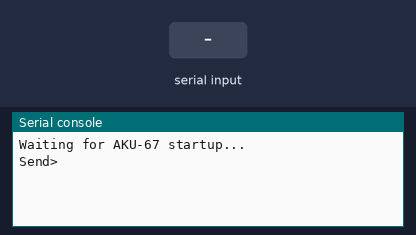
This program was run on a simulated MicroPython board. Parts: the last lines printed to the serial console. The test bench sets the inputs (shaded band).

Above: at 2.2 s.
2.3 s: "***" typed at the serial console, then Enter
At 2.46 s:
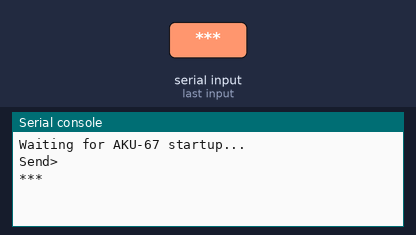
3.8 s: "1" typed at the serial console, then Enter
At 3.96 s:
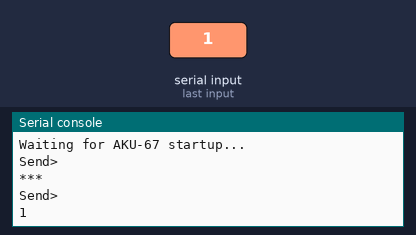

Measured:
- after the input at 2.3 s, the serial console: prints a new line at once (image 1)
- after the input at 3.8 s, the serial console: prints a new line at once (image 2)

The program:

main.py
```python
from machine import UART
import time

uart = UART(0, baudrate=9600, tx=0, rx=1)


# 割り込みハンドラ
def receive_data(u):
    if u.any():
        data = u.read()
        if data and b"\x02" in data and b"\x03" in data:
            frame = data[1:-1]  # STXとETXを除いた中身
            try:
                print("Recv>", frame.decode())
            except UnicodeDecodeError:
                print("Recv> (decode error):", frame)


# UART割り込み
uart.irq(handler=receive_data, trigger=UART.IRQ_RXIDLE)


# そのまま送信
def send_data(data):
    if isinstance(data, str):
        data = data.encode()
    uart.write(data)


# STX,ETXを追加して送信
def send_command_frame(data):
    if isinstance(data, str):
        framed = b"\x02" + data.encode() + b"\x03"
        uart.write(framed)


print("Waiting for AKU-67 startup...")
time.sleep(1)

try:
    while True:
        user_input = input("Send> ")
        if user_input == "***":
            send_data("***")
        else:
            send_command_frame(user_input)
        time.sleep(0.2)

except KeyboardInterrupt:
    send_command_frame("Q")
    print("Exiting interactive mode.")
```
